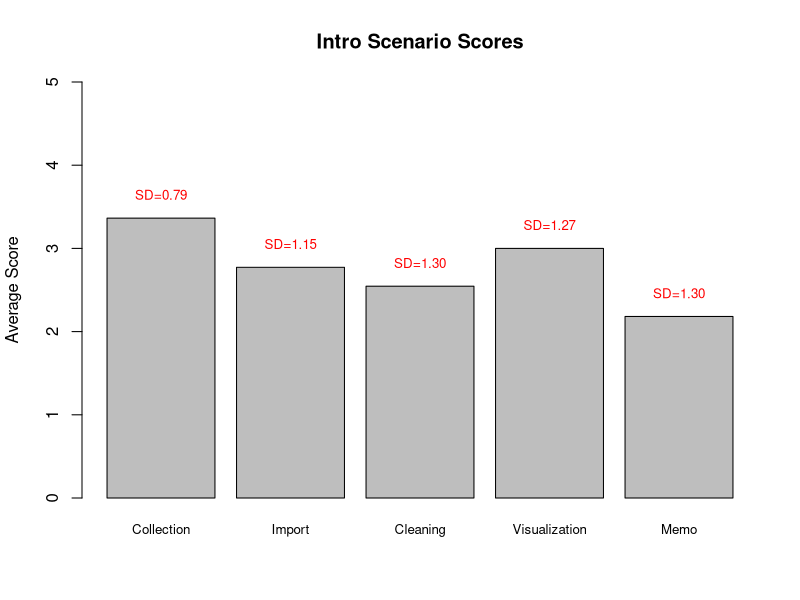

Here is the R script that generated this plot:
#Open intro_data.csv file in R
intro <- read.csv("data/intro_data.csv")

#View the data frame to make sure it loaded properly
View(intro)

#Construct a bar chart that displays the average response score for each question
#First calculate averages and standard deviations for each question
avg_values <- colMeans(intro)
std_dev <- apply(intro, 2, sd)

#Then set the bar width and create the bar chart
bar_width <- 0.8
bar_centers <- barplot(avg_values, names.arg = c("Collection", "Import", "Cleaning", "Visualization", "Memo" ), main = "Intro Scenario Scores", 
        ylab = "Average Score", ylim = c(0,5), cex.name = 0.8)
#The central command is `barplot(avg_values)`
#The `names.arg` option allows me to rename the columns
#The `main` option provides the title for the figure
#The `ylab` option provides the label for the y-axis
#The `ylim` option sets the minimum and maximum values for the y-axis
#The `cex.name` option adjusts the size of the y-axis lables

#This code block adds the standard deviation above each column 
for (i in seq_along(avg_values)) {
  text(bar_centers[i], avg_values[i] + 0.1, sprintf("SD=%.2f", std_dev[i]), pos = 3, col = "red", cex = 0.8)
}
#The `for (i)` command is a loop that loops over the indices of avg_values
#The `bar_centers` command tells R to place the label above the center of each bar
#I wanted the labels to be slightly above each bar, so I placed them at the level of `avg_values[i]` and then added 0.1
#The `sprintf()` command creates the string value for the label, which is SD=, and the std_dev[i] fills in the standard deviation value
#The `pos`, `col`, and `cex` commands adjust the position, color, and size of the labels
